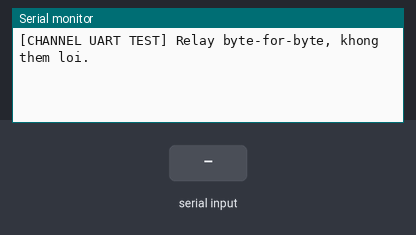
A sketch run on a simulated ESP32. On the bench: the last lines printed to the serial monitor. The inputs (shaded band) are chosen by the test bench.

Above: at 1.2 s.
1.3 s: "1\n" received over the second serial link
At 2.4 s:
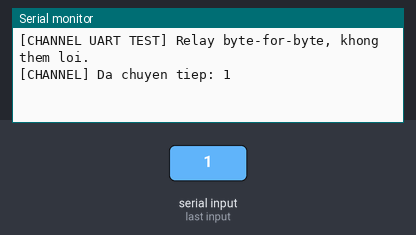
2.8 s: "0\n" received over the second serial link
At 3.5 s:
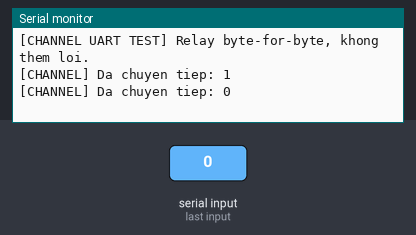
4.3 s: "2\n" received over the second serial link
At 4.7 s:
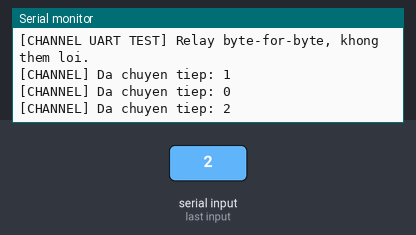

The sketch:

CHANNEL_UART_TEST.ino
```cpp
#include <Arduino.h>

// Stage 1: byte-for-byte UART relay. No noise is added in this test.
// ESP32 #1 GPIO17 TX -> this board GPIO16 RX.
// This board GPIO26 TX -> ESP32 #3 GPIO16 RX. Share GND.
static const int INPUT_RX_PIN = 16;
static const int INPUT_TX_PIN = 17;
static const int OUTPUT_RX_PIN = 25;
static const int OUTPUT_TX_PIN = 26;
static char lineBuffer[100];
static size_t lineLength = 0;

void setup() {
  Serial.begin(115200);
  Serial1.begin(115200, SERIAL_8N1, INPUT_RX_PIN, INPUT_TX_PIN);
  Serial2.begin(115200, SERIAL_8N1, OUTPUT_RX_PIN, OUTPUT_TX_PIN);
  Serial.println("[CHANNEL UART TEST] Relay byte-for-byte, khong them loi.");
}

void loop() {
  while (Serial1.available() > 0) {
    const char c = (char)Serial1.read();
    Serial2.write((uint8_t)c);

    if (c == '\n') {
      lineBuffer[lineLength] = '\0';
      Serial.printf("[CHANNEL] Da chuyen tiep: %s\n", lineBuffer);
      lineLength = 0;
    } else if (lineLength < sizeof(lineBuffer) - 1) {
      lineBuffer[lineLength++] = c;
    } else {
      lineLength = 0;
    }
  }
}
```

Measured:
- after the input at 1.3 s, the serial monitor: prints a new line at once (image 1)
- after the input at 2.8 s, the serial monitor: prints a new line at once (image 2)
- after the input at 4.3 s, the serial monitor: prints a new line at once (image 3)
